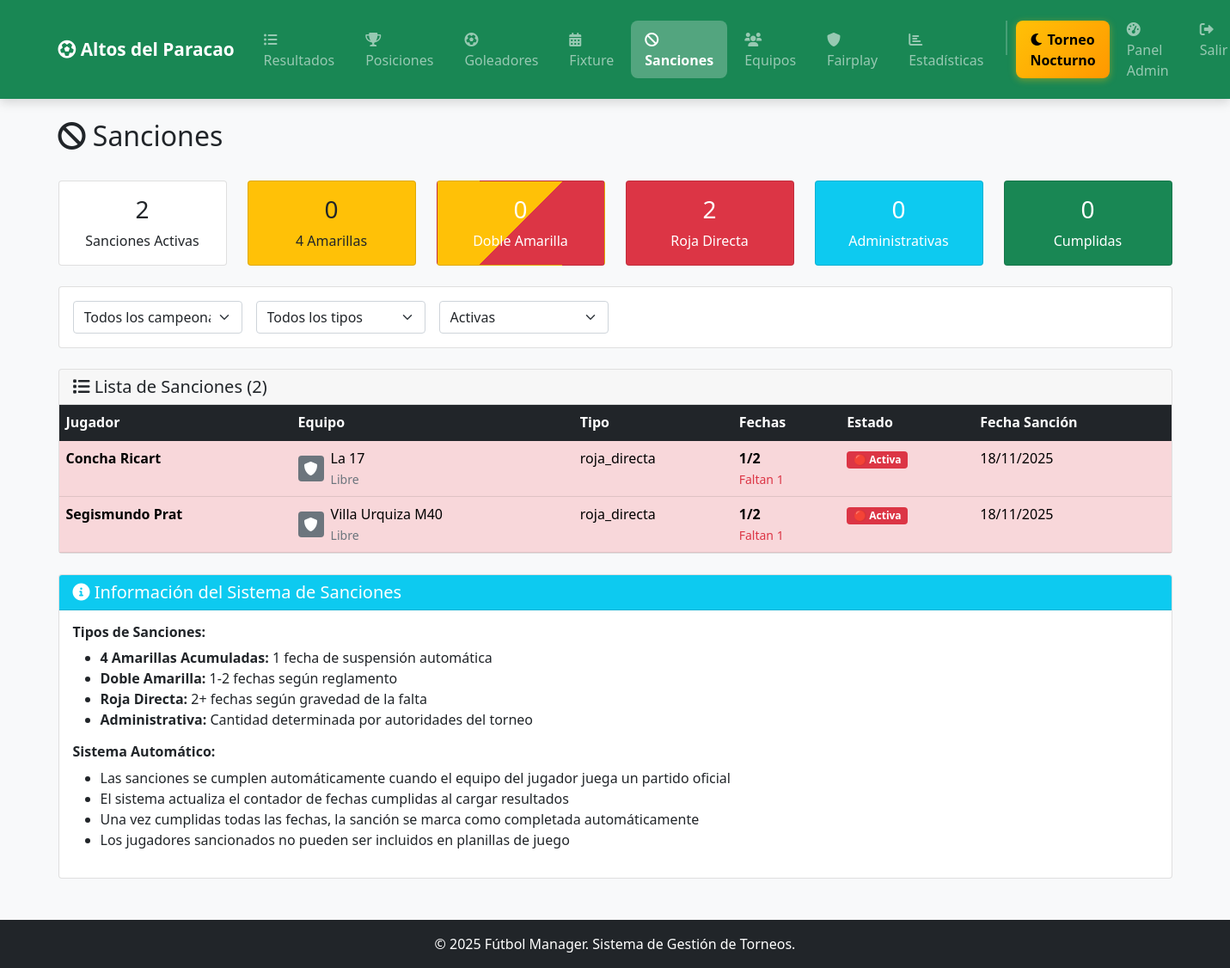
Screenshot of /public/sanciones.php (signed in) with the database file from the repository.
### tables this page shows
CREATE TABLE `sanciones` (
  `id` int(11) NOT NULL,
  `jugador_id` int(11) NOT NULL,
  `campeonato_id` int(11) DEFAULT NULL COMMENT 'ID del campeonato al que pertenece la sanción',
  `tipo_torneo` enum('normal','zona','eliminatoria') DEFAULT 'normal' COMMENT 'Tipo de torneo donde se aplica la sanción',
  `tipo` enum('amarillas_acumuladas','doble_amarilla','roja_directa','administrativa') NOT NULL,
  `partidos_suspension` int(11) NOT NULL,
  `partidos_cumplidos` int(11) DEFAULT 0,
  `descripcion` text DEFAULT NULL,
  `activa` tinyint(1) DEFAULT 1,
  `fecha_sancion` date NOT NULL,
  `partido_origen_id` int(11) DEFAULT NULL COMMENT 'ID del partido donde se generó la sanción. Las sanciones no se cumplen en el mismo partido donde se generaron.'
);

CREATE TABLE `jugadores` (
  `id` int(11) NOT NULL,
  `equipo_id` int(11) NOT NULL,
  `dni` varchar(20) NOT NULL,
  `apellido_nombre` varchar(150) NOT NULL,
  `fecha_nacimiento` date NOT NULL,
  `foto` varchar(255) DEFAULT NULL,
  `activo` tinyint(1) DEFAULT 1,
  `amarillas_acumuladas` int(11) DEFAULT 0,
  `created_at` timestamp NULL DEFAULT current_timestamp()
);

CREATE TABLE `equipos` (
  `id` int(11) NOT NULL,
  `categoria_id` int(11) NOT NULL,
  `nombre` varchar(100) NOT NULL,
  `logo` varchar(255) DEFAULT NULL,
  `color_camiseta` varchar(50) DEFAULT NULL,
  `director_tecnico` varchar(100) DEFAULT NULL,
  `activo` tinyint(1) DEFAULT 1,
  `created_at` timestamp NULL DEFAULT current_timestamp()
);

CREATE TABLE `categorias` (
  `id` int(11) NOT NULL,
  `campeonato_id` int(11) NOT NULL,
  `nombre` varchar(50) NOT NULL,
  `descripcion` text DEFAULT NULL,
  `activa` tinyint(1) DEFAULT 1
);

### public/sanciones.php (the view, shortened to what this page needs)
<?php
 $db = Database::getInstance()->getConnection();
 $filtro_estado = $_GET['estado'] ?? '';
 $where_conditions = [];
 $params = [];
 $sql = "
    SELECT s.*, j.apellido_nombre, j.dni, e.nombre as equipo, e.logo as equipo_logo, c.nombre as categoria,
           (s.partidos_suspension - s.partidos_cumplidos) as fechas_restantes,
           CASE
               WHEN s.activa = 1 THEN 'Activa'
               ELSE 'Cumplida'
           END as estado_texto
    FROM sanciones s
    JOIN jugadores j ON s.jugador_id = j.id
    JOIN equipos e ON j.equipo_id = e.id
    JOIN categorias c ON e.categoria_id = c.id
";
if ($filtro_estado === 'activa') {
    $where_conditions[] = "s.activa = 1";
} elseif ($filtro_estado === 'cumplida') {
    $where_conditions[] = "s.activa = 0";
} else {
    $where_conditions[] = "s.activa = 1";
}
if (!empty($where_conditions)) {
    $sql .= " WHERE " . implode(" AND ", $where_conditions);
}
 $sql .= " ORDER BY s.fecha_sancion DESC, s.activa DESC";
 $stmt = $db->prepare($sql);
 $stmt->execute($params);
 $sanciones = $stmt->fetchAll();
?>
<!DOCTYPE html>
<html lang="es">
<head>
    <link href="https://cdnjs.cloudflare.com/ajax/libs/bootstrap/5.1.3/css/bootstrap.min.css" rel="stylesheet">
    <link href="https://cdnjs.cloudflare.com/ajax/libs/font-awesome/6.0.0/css/all.min.css" rel="stylesheet">
</head>
<body>
     <?php include '../include/header.php'; ?>
    <main class="container mt-4">
        <div class="d-flex justify-content-between align-items-center mb-4">
            <h2><i class="fas fa-ban"></i> Sanciones </h2>
        </div>
        <div class="row mb-4">
            <div class="col-md-2">
                <div class="card estadisticas">
                    <div class="card-body text-center">
                        <h3><?= count(array_filter($sanciones, fn($s) => $s['activa'] == 1)) ?></h3>
                        <p class="mb-0">Sanciones Activas</p>
                    </div>
                </div>
            </div>
            <div class="col-md-2">
                <div class="card bg-warning text-dark">
                    <div class="card-body text-center">
                        <h3><?= count(array_filter($sanciones, fn($s) => $s['tipo'] == 'amarillas_acumuladas' && $s['activa'] == 1)) ?></h3>
                        <p class="mb-0">4 Amarillas</p>
                    </div>
                </div>
            </div>
            <div class="col-md-2">
                <div class="card" style="background: linear-gradient(135deg, #ffc107 50%, #dc3545 50%);">
                    <div class="card-body text-center text-white">
                        <h3><?= count(array_filter($sanciones, fn($s) => $s['tipo'] == 'doble_amarilla' && $s['activa'] == 1)) ?></h3>
                        <p class="mb-0">Doble Amarilla</p>
                    </div>
                </div>
            </div>
            <div class="col-md-2">
                <div class="card bg-danger text-white">
                    <div class="card-body text-center">
                        <h3><?= count(array_filter($sanciones, fn($s) => $s['tipo'] == 'roja_directa' && $s['activa'] == 1)) ?></h3>
                        <p class="mb-0">Roja Directa</p>
                    </div>
                </div>
            </div>
            <div class="col-md-2">
                <div class="card bg-info text-white">
                    <div class="card-body text-center">
                        <h3><?= count(array_filter($sanciones, fn($s) => $s['tipo'] == 'administrativa' && $s['activa'] == 1)) ?></h3>
                        <p class="mb-0">Administrativas</p>
                    </div>
                </div>
            </div>
            <div class="col-md-2">
                <div class="card bg-success text-white">
                    <div class="card-body text-center">
                        <h3><?= count(array_filter($sanciones, fn($s) => $s['activa'] == 0)) ?></h3>
                        <p class="mb-0">Cumplidas</p>
                    </div>
                </div>
            </div>
        </div>
        <div class="card mb-4">
            <div class="card-body">
                <form method="GET" class="row g-3">
                    <div class="col-md-2">
                        <select name="campeonato" class="form-select" onchange="this.form.submit()">
                            <option value="">Todos los campeonatos</option>
                        </select>
                    </div>
                    <div class="col-md-2">
                        <select name="tipo" class="form-select" onchange="this.form.submit()">
                            <option value="">Todos los tipos</option>
                        </select>
                    </div>
                    <div class="col-md-2">
                        <select name="estado" class="form-select" onchange="this.form.submit()">
                            <option value="">Activas</option>
                        </select>
                    </div>
                </form>
            </div>
        </div>
        <div class="card">
            <div class="card-header">
                <h5 class="mb-0"><i class="fas fa-list"></i> Lista de Sanciones (<?= count($sanciones) ?>)</h5>
            </div>
            <div class="card-body p-0">
                <?php if(empty($sanciones)): ?>
                    <div class="text-center p-4">
                        <i class="fas fa-ban fa-3x text-muted mb-3"></i>
                        <p class="text-muted">
                            <?php if ($filtro_estado === 'cumplida'): ?>
                                No hay sanciones cumplidas.
                            <?php else: ?>
                                No hay sanciones activas.
                            <?php endif; ?>
                        </p>
                    </div>
                <?php else: ?>
                    <div class="table-responsive">
                        <table class="table table-hover mb-0">
                            <thead class="table-dark">
                                <tr>
                                    <th>Jugador</th>
                                    <th class="d-none-mobile">Equipo</th>
                                    <th>Tipo</th>
                                    <th>Fechas</th>
                                    <th class="hide-xs">Estado</th>
                                    <th class="d-none-mobile">Fecha Sanción</th>
                                </tr>
                            </thead>
                            <tbody>
                                <?php foreach($sanciones as $s): ?>
                                    <tr class="<?= $s['activa'] ? 'table-danger' : 'table-success' ?>">
                                        <td>
                                            <strong><?= htmlspecialchars($s['apellido_nombre']) ?></strong><br>
                                        </td>
                                        <td class="d-none-mobile">
                                            <div class="d-flex align-items-center">
                                                <?php if(!empty($s['equipo_logo'])): ?>
                                                    <img src="../uploads/<?= htmlspecialchars($s['equipo_logo']) ?>"
                                                         alt="<?= htmlspecialchars($s['equipo']) ?>"
                                                         class="me-2"
                                                         style="width: 30px; height: 30px; object-fit: contain;">
                                                <?php else: ?>
                                                    <div class="me-2 bg-secondary rounded d-flex align-items-center justify-content-center"
                                                         style="width: 30px; height: 30px;">
                                                        <i class="fas fa-shield-alt text-white" style="font-size: 16px;"></i>
                                                    </div>
                                                <?php endif; ?>
                                                <div>
                                                    <?= htmlspecialchars($s['equipo']) ?><br>
                                                    <small class="text-muted"><?= htmlspecialchars($s['categoria']) ?></small>
                                                </div>
                                            </div>
                                        </td>
                                        <td>
                                            <?php
                                            $badges = [
                                                'amarillas_acumuladas' => '<span class="badge bg-warning text-dark">🟨 4 Amarillas</span>',
                                                'doble_amarilla' => '<span class="badge bg-danger">🟨🟥 Doble Amarilla</span>',
                                                'roja_directa' => '<span class="badge bg-danger">🟥 Roja Directa</span>',
                                                'administrativa' => '<span class="badge bg-info">📋 Administrativa</span>'
                                            ];
                                            echo $badges[$s['tipo']] ?? htmlspecialchars($s['tipo']);
                                            ?>
                                        </td>
                                        <td>
                                            <strong><?= min($s['partidos_cumplidos'], $s['partidos_suspension']) ?>/<?= $s['partidos_suspension'] ?></strong><br>
                                            <?php if($s['fechas_restantes'] > 0): ?>
                                                <small class="text-danger">Faltan <?= $s['fechas_restantes'] ?></small>
                                            <?php else: ?>
                                                <small class="text-success">✓ Cumplida</small>
                                            <?php endif; ?>
                                            <?php if($s['activa']): ?>
                                                <br><span class="badge bg-danger d-md-none">🔴 Activa</span>
                                            <?php else: ?>
                                                <br><span class="badge bg-success d-md-none">✓ Cumplida</span>
                                            <?php endif; ?>
                                        </td>
                                        <td class="hide-xs">
                                            <?php if($s['activa']): ?>
                                                <span class="badge bg-danger">🔴 Activa</span>
                                            <?php else: ?>
                                                <span class="badge bg-success">✓ Cumplida</span>
                                            <?php endif; ?>
                                        </td>
                                        <td class="d-none-mobile"><?= date('d/m/Y', strtotime($s['fecha_sancion'])) ?></td>
                                    </tr>
                                <?php endforeach; ?>
                            </tbody>
                        </table>
                    </div>
                <?php endif; ?>
            </div>
        </div>
        <div class="card mt-4">
            <div class="card-header bg-info text-white">
                <h5 class="mb-0"><i class="fas fa-info-circle"></i> Información del Sistema de Sanciones</h5>
            </div>
            <div class="card-body">
                <h6><strong>Tipos de Sanciones:</strong></h6>
                <ul class="mb-3">
                    <li><strong>4 Amarillas Acumuladas:</strong> 1 fecha de suspensión automática</li>
                    <li><strong>Doble Amarilla:</strong> 1-2 fechas según reglamento</li>
                    <li><strong>Roja Directa:</strong> 2+ fechas según gravedad de la falta</li>
                    <li><strong>Administrativa:</strong> Cantidad determinada por autoridades del torneo</li>
                </ul>
                <h6><strong>Sistema Automático:</strong></h6>
                <ul class="mb-3">
                    <li>Las sanciones se cumplen automáticamente cuando el equipo del jugador juega un partido oficial</li>
                    <li>El sistema actualiza el contador de fechas cumplidas al cargar resultados</li>
                    <li>Una vez cumplidas todas las fechas, la sanción se marca como completada automáticamente</li>
                    <li>Los jugadores sancionados no pueden ser incluidos en planillas de juego</li>
                </ul>
            </div>
        </div>
    </main>
    <footer class="bg-dark text-white text-center py-3 mt-5">
        <div class="container">
            <p class="mb-0">&copy; <?= date('Y') ?> Fútbol Manager. Sistema de Gestión de Torneos.</p>
        </div>
    </footer>
</body>
</html>

### public/sanciones.php (style rules this page uses)
body { background-color: #f8f9fa; font-family: 'Segoe UI', Tahoma, Geneva, Verdana, sans-serif; }

### rows the page displays
sanciones: jugador.apellido_nombre "Concha Ricart", equipos.nombre "La 17", categorias.nombre "Libre", tipo "roja_directa", partidos_cumplidos "1", partidos_suspension "2", fechas_restantes "1", activa "🔴 Activa", fecha_sancion "18/11/2025"
sanciones: jugador.apellido_nombre "Segismundo Prat", equipos.nombre "Villa Urquiza M40", categorias.nombre "Libre", tipo "roja_directa", partidos_cumplidos "1", partidos_suspension "2", fechas_restantes "1", activa "🔴 Activa", fecha_sancion "18/11/2025"

### other values shown
count(array_filter($sanciones, fn($s) => $s['activa'] == 1)) "2"
count(array_filter($sanciones, fn($s) => $s['activa'] == 0)) "0"
count($sanciones) "2"
